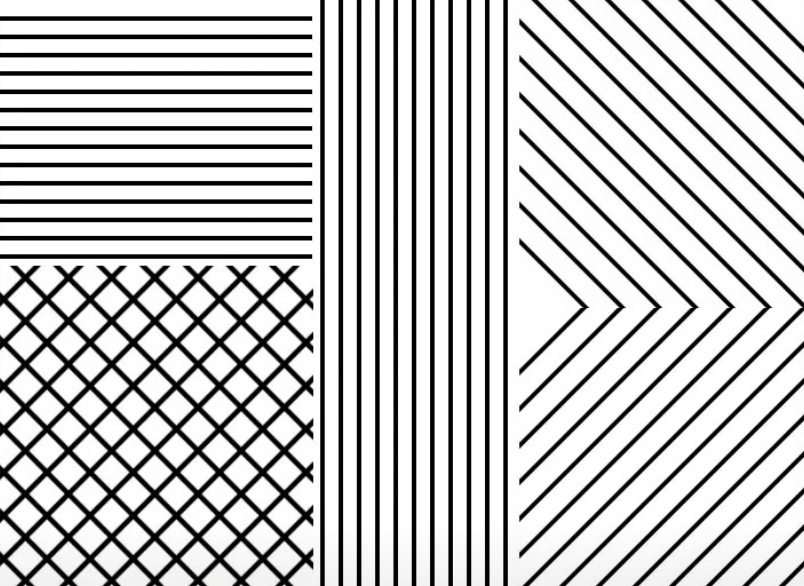
#> input picture v1/artificial_patterns.png, 804 x 586 px, found by its file name
$ jupyter execute v1_model_v2_013123.ipynb   (older library calls are emulated)
#> lines starting #> are read from the running program, lines starting #| are printed output that depends on the picture
[cell 1]
#!/usr/bin/env python
##############################################
# Gabor filter, multiple filters in one. Generate fiter bank.
# ref: https://www.youtube.com/watch?v=QEz4bG9P3Qs
"""
ksize Size of the filter returned.
sigma Standard deviation of the gaussian envelope.
theta Orientation of the normal to the parallel stripes of a Gabor function.
lambda Wavelength of the sinusoidal factor.
gamma Spatial aspect ratio.
psi Phase offset.
ktype Type of filter coefficients. It can be CV_32F or CV_64F.
indicates the type and range of values that each pixel in the Gabor kernel can hold.
Basically float32 or float64
"""

# Previously made 24 filters (6 locations, 4 orientations at each location). Generated the filters in a loop, and applied
# them iteratively. The neuronal rsps were summed and plotted. Now, generate filters separately, sum and plot result to
# confirm the loop generation was correct.

# After the previous is done, try doing the iterative generation again to see if results are the same as yesterday

import numpy as np
import cv2
import matplotlib.pyplot as plt

[cell 2]
# Read image
img = cv2.imread('/src/v1/artificial_patterns.png', cv2.IMREAD_GRAYSCALE)
#> img: shape (586, 804); min 0, max 255, mean 195.9
def image_resize(image, width = None, height = None, inter = cv2.INTER_AREA):
    # initialize the dimensions of the image to be resized and
    # grab the image size
#> called with height = 128, inter = 3
    dim = None
    (h, w) = image.shape[:2]
#> h = 586; w = 804

    # if both the width and height are None, then return the
    # original image
    if width is None and height is None:
        return image

    # check to see if the width is None
    if width is None:
        # calculate the ratio of the height and construct the
        # dimensions
        r = height / float(h)
#> r = 0.218
        dim = (int(w * r), height)
#> dim = (175, 128)

    # otherwise, the height is None
    else:
        # calculate the ratio of the width and construct the
        # dimensions
        r = width / float(w)
        dim = (width, int(h * r))

    # resize the image
    resized = cv2.resize(image, dim, interpolation = inter)
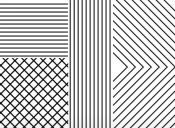
#> resized: shape (128, 175); min 1, max 255, mean 195.9

    # return the resized image
    return resized
img = image_resize(img, height = 128)  # Resize image
img = img[:,23:151]
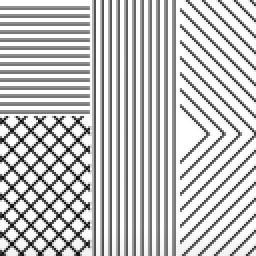
#> img: shape (128, 128) (shown 2 times larger); min 2, max 255, mean 195.3
print(img.shape)
#| (128, 128)
ksize = min(img.shape)
#> ksize = 128
# plt.imshow(img)

[cell 3]
# Construct parameter dict
# Future filters are roughly based on this one... (sigma 16 -> 8)
file_name = 'filter_128_16_2.356194490192345_15.707963267948966_0.7853981633974483_0.jpg'
def parse_gabor_param(file_name):
    print(file_name[:-4].split('_'))
    param_dict = {}
    now_params = file_name[:-4].split('_')
    ksize = int(now_params[1])
    param_dict['ksize'] = ksize
    now_sigma = float(now_params[2])
    param_dict['sigma'] = now_sigma
    now_theta = float(now_params[3])
    param_dict['theta'] = now_theta
    now_lamda = float(now_params[4])
    param_dict['lamda'] = now_lamda
    now_gamma = float(now_params[5])
    param_dict['gamma'] = now_gamma
    phi = float(now_params[6])
    param_dict['phi'] = phi
    kernel = cv2.getGaborKernel((ksize, ksize), now_sigma, now_theta, now_lamda, now_gamma, phi, ktype=cv2.CV_32F)
    return kernel, param_dict
GF, param_dict = parse_gabor_param(file_name)
# plt.imshow(GF)
for k in param_dict.keys():
    print(k, param_dict[k])
# like the look of this one... use it in 4 directions...

# changed sigma not sure if was necessary

[cell 4]
# initialize kernel collection and kernel parameter collection
ksize = param_dict['ksize']
theta = np.linspace(0, np.pi, 4)
sigma = 8
# sigma = param_dict['sigma']
lamda = param_dict['lamda']
gamma = param_dict['gamma']
phi = param_dict['phi']
param_collection = {}

for k in param_dict.keys():
    param_collection[k] = []

param_collection['shift_by'] = []

# generate filters
shift_RF_by = [(61, 101), (60, 25), (100, 25), (100, 100), (15, 25), (15, 100)]
# reverse order to match the previous order of shifting RF
shift_RF_by.reverse()
k_collection = []
k_in_all_orientations = []
for t in theta:
        kernel = cv2.getGaborKernel((ksize, ksize), sigma, t, lamda, gamma, phi, ktype=cv2.CV_32F)

        param_collection['ksize'].append(ksize)
        param_collection['sigma'].append(sigma)
        param_collection['theta'].append(t)
        param_collection['lamda'].append(lamda)
        param_collection['gamma'].append(gamma)
        param_collection['phi'].append(phi)
        param_collection['shift_by'].append("no_shift")
        k_in_all_orientations.append(kernel[:ksize,:ksize])
        k_collection.append(kernel[:ksize,:ksize])

for shift_by in shift_RF_by:
        for i, t in enumerate(theta):
        # for k in k_in_all_orientations:
                k = k_in_all_orientations[i]
                k_shifted = cv2.getRectSubPix(k, (ksize,ksize), shift_by)

                param_collection['ksize'].append(ksize)
                param_collection['sigma'].append(sigma)
                param_collection['theta'].append(t)
                param_collection['lamda'].append(lamda)
                param_collection['gamma'].append(gamma)
                param_collection['phi'].append(phi)
                param_collection['shift_by'].append(shift_by)
                k_collection.append(k_shifted)
print(f"len(k_in_all_orientations) ={len(k_in_all_orientations)}")
print(f"len(shift_RF_by) ={len(shift_RF_by)}")
print(f"len(k_collection) ={len(k_collection)}")
print(f"len(param_collection['theta']) ={len(param_collection['theta'])}")

[cell 5]
n_response = []

for k in k_collection:
    n_response.append(np.sum(img*k))
#> after the loop, n_response = 28 values, max 734.6 at index 10, min -972.1 at index 4, mean 348.2
print(f"len(n_response) ={len(n_response)}")
#| len(n_response) =28
plt.figure()
plt.scatter(np.array(param_collection['theta'])*180/np.pi, np.abs(n_response))
plt.axvline(x = 45, color = 'b')
plt.axvline(x = 90, color = 'r')
plt.axvline(x = 135, color = 'b')
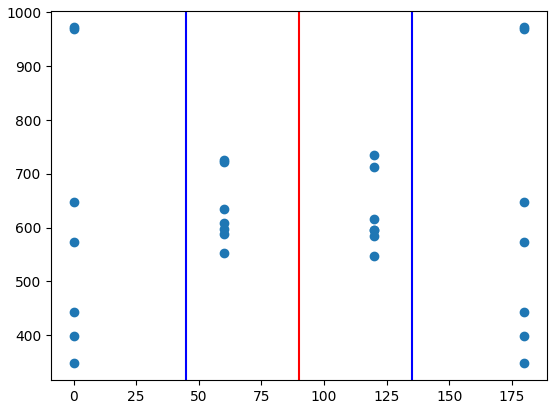
#> figure drawn by matplotlib, 1 panel
